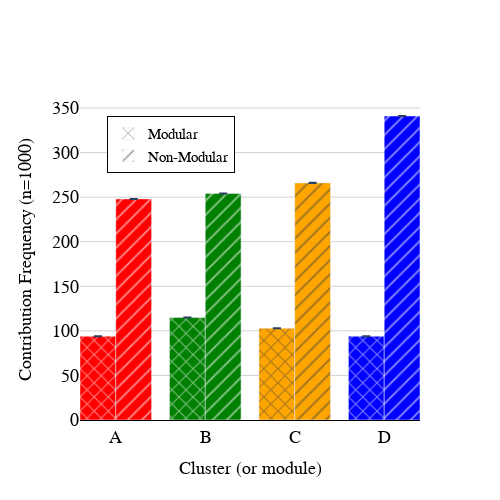

The notebook cell this image was saved under:
### Code cell
# plot sum of 2d arrays along axis 1
fig = go.Figure()
colors = ['red', 'green', 'orange', 'blue']

fig.add_trace(go.Bar(
    x=(bin_edges_modular[:-1] + bin_edges_modular[1:]) / 2, 
    y=np.sum(np_2d_modular, axis=0), 
    name='Modular', 
    marker=dict(color=colors, pattern=dict(shape='x')), 
    width=0.4,
    error_y=dict(type='data', array=stderr_modular, visible=True),
    showlegend=False,
))

fig.add_trace(go.Bar(
    x=(0.8 + bin_edges_non_modular[:-1] + bin_edges_non_modular[1:]) / 2,
    y=np.sum(np_2d_non_modular, axis=0), 
    name='Non-Modular', 
    marker=dict(color=colors, pattern=dict(shape='/')), 
    width=0.4,
    error_y=dict(type='data', array=stderr_non_modular, visible=True),
    showlegend=False,
))

# Dummy traces for legend
fig.add_trace(go.Bar(
    x=[None], 
    y=[None], 
    name='Modular', 
    marker=dict(color='white', pattern=dict(shape='x')), 
    showlegend=True  # Show only this in legend
))

fig.add_trace(go.Bar(
    x=[None], 
    y=[None], 
    name='Non-Modular', 
    marker=dict(color='white', pattern=dict(shape='/')), 
    showlegend=True  # Show only this in legend
))

# xtick locations
xticks = ['A', 'B', 'C', 'D']
fig.update_xaxes(tickvals=[1.7, 2.7, 3.7, 4.7], ticktext=xticks)

fig.update_layout(title="", xaxis_title="Cluster (or module)", yaxis_title="Contribution Frequency (n=1000)", showlegend=True)
fig.update_layout({'plot_bgcolor': 'rgba(255, 255, 255, 1)',})
fig.update_yaxes(showgrid=True, gridwidth=1, gridcolor='LightGray')
fig.update_layout(legend=dict(x=0.08, y=0.95, traceorder="normal", bgcolor="white", bordercolor="black", borderwidth=1))
fig.update_layout(width=500, height=500)
fig.update_layout(font=dict(family='serif', size=15, color='black'))
fig.update_xaxes(title_font=dict(family='serif', size=18, color='black'))
fig.update_yaxes(title_font=dict(family='serif', size=18, color='black'))
fig.update_xaxes(tickfont=dict(family='serif', size=18, color='black'))
fig.update_yaxes(tickfont=dict(family='serif', size=18, color='black'))
fig.update_xaxes(showline=True, linewidth=1, linecolor='black', mirror=False)
fig.show()

### Figure 1 — Plotly figure (JSON) as saved in the notebook; plotly's stock layout.template omitted (floating-point values rounded to 4 significant figures)
{"data": [{"error_y": {"array": [0.03167, 0.0319, 0.03097, 0.0323], "type": "data", "visible": true}, "marker": {"color": ["red", "green", "orange", "blue"], "pattern": {"shape": "x"}}, "name": "Modular", "showlegend": false, "type": "bar", "width": 0.4, "x": [1.5, 2.5, 3.5, 4.5], "y": [94, 115, 103, 94]}, {"error_y": {"array": [0.02225, 0.02318, 0.02238, 0.01998], "type": "data", "visible": true}, "marker": {"color": ["red", "green", "orange", "blue"], "pattern": {"shape": "/"}}, "name": "Non-Modular", "showlegend": false, "type": "bar", "width": 0.4, "x": [1.9, 2.9, 3.9, 4.9], "y": [248, 254, 266, 341]}, {"marker": {"color": "white", "pattern": {"shape": "x"}}, "name": "Modular", "showlegend": true, "type": "bar", "x": [null], "y": [null]}, {"marker": {"color": "white", "pattern": {"shape": "/"}}, "name": "Non-Modular", "showlegend": true, "type": "bar", "x": [null], "y": [null]}], "layout": {"font": {"color": "black", "family": "serif", "size": 15}, "height": 500, "legend": {"bgcolor": "white", "bordercolor": "black", "borderwidth": 1, "traceorder": "normal", "x": 0.08, "y": 0.95}, "plot_bgcolor": "rgba(255, 255, 255, 1)", "showlegend": true, "title": {"text": ""}, "width": 500, "xaxis": {"linecolor": "black", "linewidth": 1, "mirror": false, "showline": true, "tickfont": {"color": "black", "family": "serif", "size": 18}, "ticktext": ["A", "B", "C", "D"], "tickvals": [1.7, 2.7, 3.7, 4.7], "title": {"font": {"color": "black", "family": "serif", "size": 18}, "text": "Cluster (or module)"}}, "yaxis": {"gridcolor": "LightGray", "gridwidth": 1, "showgrid": true, "tickfont": {"color": "black", "family": "serif", "size": 18}, "title": {"font": {"color": "black", "family": "serif", "size": 18}, "text": "Contribution Frequency (n=1000)"}}}}
